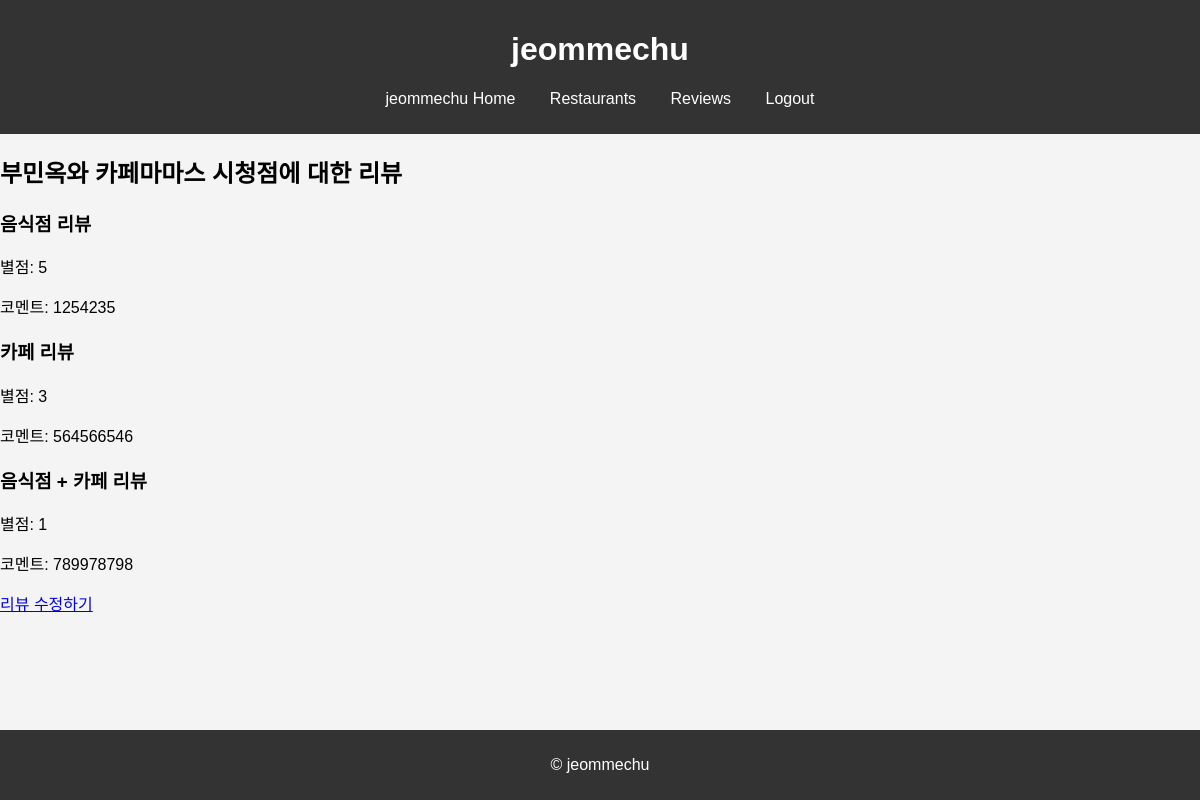
The app's page /reviews/all_reviews/detail/2/2/ (signed in), older data.
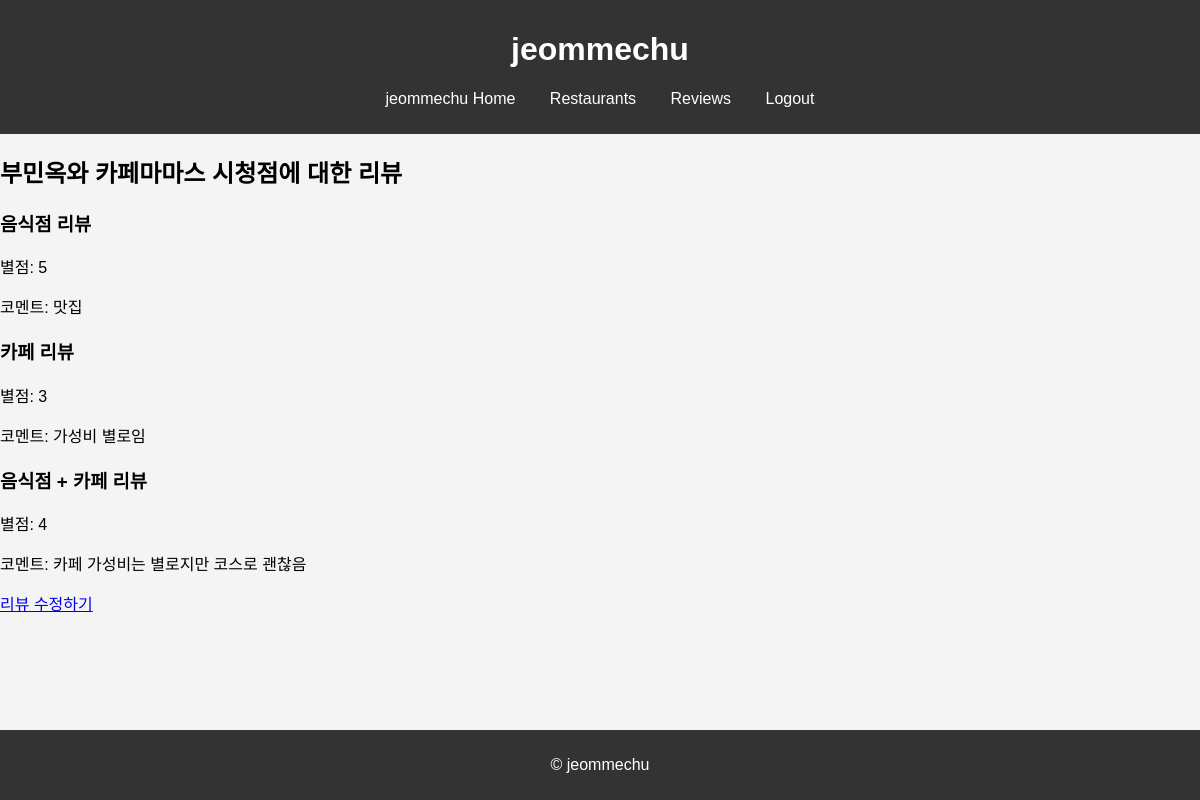
The same page, newer data.
### reviews/models.py (models this page shows, shortened)
class RestaurantReview(models.Model):
    user = models.ForeignKey(User, on_delete=models.CASCADE)  # 리뷰 작성자
    restaurant = models.ForeignKey(Restaurant, on_delete=models.CASCADE)  # 리뷰 대상 음식점
    rating = models.IntegerField()  # 별점 (1~5)
    comment = models.TextField()  # 리뷰 내용
    created_at = models.DateTimeField(auto_now_add=True)  # 작성 시간

class CafeReview(models.Model):
    user = models.ForeignKey(User, on_delete=models.CASCADE)  # 리뷰 작성자
    cafe = models.ForeignKey(Cafe, on_delete=models.CASCADE)  # 리뷰 대상 카페
    rating = models.IntegerField()  # 별점 (1~5)
    comment = models.TextField()  # 리뷰 내용
    created_at = models.DateTimeField(auto_now_add=True)  # 작성 시간

class RestaurantCafeRating(models.Model):
    user = models.ForeignKey(User, on_delete=models.CASCADE)  # 평점 작성자
    restaurant = models.ForeignKey(Restaurant, on_delete=models.CASCADE)  # 음식점
    cafe = models.ForeignKey(Cafe, on_delete=models.CASCADE)  # 카페
    rating = models.IntegerField()  # 별점 (1~5)
    comment = models.CharField(max_length=255, blank=True)  # 간단한 코멘트
    created_at = models.DateTimeField(auto_now_add=True)  # 작성 시간

### reviews/views.py (the view)
# urls.py: path('all_reviews/detail/<int:restaurant_id>/<int:cafe_id>/', AllReviewDetailView.as_view(), name='review_detail'),
class AllReviewDetailView(View):
    def get(self, request, restaurant_id, cafe_id):
        restaurant = Restaurant.objects.get(id=restaurant_id)
        cafe = Cafe.objects.get(id=cafe_id)
        restaurant_review = RestaurantReview.objects.filter(user=request.user, restaurant=restaurant).first()
        cafe_review = CafeReview.objects.filter(user=request.user, cafe=cafe).first()
        restaurant_cafe_rating = RestaurantCafeRating.objects.filter(user=request.user, restaurant=restaurant, cafe=cafe).first()
        return render(request, 'reviews/all_reviews_detail.html', {
            'restaurant': restaurant,
            'cafe': cafe,
            'restaurant_review': restaurant_review,
            'cafe_review': cafe_review,
            'restaurant_cafe_rating': restaurant_cafe_rating
        })

### reviews/templates/reviews/all_reviews_detail.html (shortened to what this page needs)
{% extends 'base.html' %}
{% block content %}
    <h2>{{ restaurant.place_name }}와 {{ cafe.place_name }}에 대한 리뷰</h2>
    <h3>음식점 리뷰</h3>
    {% if restaurant_review %}
        <p>별점: {{ restaurant_review.rating }}</p>
        <p>코멘트: {{ restaurant_review.comment }}</p>
    {% else %}
        <p>작성된 음식점 리뷰가 없습니다.</p>
    {% endif %}
    <h3>카페 리뷰</h3>
    {% if cafe_review %}
        <p>별점: {{ cafe_review.rating }}</p>
        <p>코멘트: {{ cafe_review.comment }}</p>
    {% else %}
        <p>작성된 카페 리뷰가 없습니다.</p>
    {% endif %}
    <h3>음식점 + 카페 리뷰</h3>
    {% if restaurant_cafe_rating %}
        <p>별점: {{ restaurant_cafe_rating.rating }}</p>
        <p>코멘트: {{ restaurant_cafe_rating.comment }}</p>
    {% else %}
        <p>작성된 음식점 + 카페 리뷰가 없습니다.</p>
    {% endif %}
    <a href="{% url 'update_all_reviews' restaurant.id cafe.id %}">리뷰 수정하기</a>
{% endblock %}

Row changes from the older to the newer data that the page shows:
changed RestaurantReview: comment "1254235" → "맛집"
changed CafeReview: comment "564566546" → "가성비 별로임"
changed RestaurantCafeRating: rating "1" → "4"; comment "789978798" → "카페 가성비는 별로지만 코스로 괜찮음"
